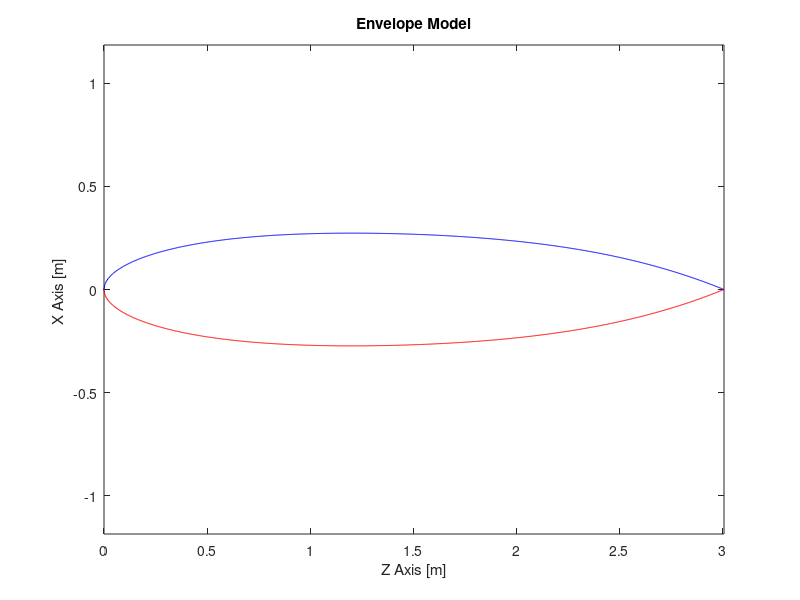

Write the MATLAB code that produced this figure. (Note: this script raises an error after producing the figure.)
%% Author: Jan S. Freyhardt \n,
%% Bachelor Thesis \n,
%% Derivate Calculation
%% email: jan.freyhardt@gmail.com\n

clc
clear
close all



g = 9.81; 

%Atmosparic Conditions
T_0 = 273.15; % Temperature in Kalvin [K]
T_ISA = 288.15; % 15° ISA satandart Temperature in Kalvin 
R_Air = 287.1; % Specific gas constant for dry air [J/(kg*K)]
p_0 = 101325; % Pressure in [Pa]
Rho_0 = p_0/(R_Air*T_0);

L = 3.008310292; % Envelope length in milimeters [mm]
D_max = 0.546965508; % Envelope dimeter in milimeters [mm]
EnvelopeVolume = 0.44532; % in cubicmilimeters [m^3]
M_Envelope = 0.12047; % Mass Envelope in [kg]

% Envelope modelation parameters
a_1 = 1.4;
a_2 = -1.75034722222225;
a_3 = -3.26238425925885;
a_4 = 11.2749131944435;
a_5 = -12.7612847222211;
a_6 = 5.0991030092589;

% Normalize x values between 0 and 1 for positive values
x_normalized_positive = linspace(0, 1, 1000);

% Envelope Equation
EnvelopeEquation_positive = D_max * sqrt(a_1*x_normalized_positive + a_2*x_normalized_positive.^2 + a_3*x_normalized_positive.^3 + a_4*x_normalized_positive.^4 + a_5*x_normalized_positive.^5 + a_6*x_normalized_positive.^6);

% Envelope Figure
figure;
plot(x_normalized_positive * L, real(EnvelopeEquation_positive), 'b', x_normalized_positive * L, -real(EnvelopeEquation_positive), 'r')
xlabel('Z Axis [m]') % Provide appropriate x-axis label
ylabel('X Axis [m] ') % Provide appropriate y-axis label
title('Envelope Model') % Provide a title for the plot

% Set axis equal
axis equal;

% Querschnittsfläche (Profile Cross-sectional Area)
ProfileArea = integral(@(x) (sqrt(a_1*x + a_2*x.^2 + a_3*x.^3 + a_4*x.^4 + a_5*x.^5 + a_6*x.^6)), 0, L);

% Volumenberechnung
% Volumen = integral(@(x) D_max * sqrt(a_1*x_normalized_positive + a_2*x_normalized_positive.^2 + a_3*x_normalized_positive.^3 + a_4*x_normalized_positive.^4 + a_5*x_normalized_positive.^5 + a_6*x_normalized_positive.^6),0,L)^2* pi;

% Volumenschwerpunkt
X_schwerpunkt = integral(@(x) (sqrt(a_1*x + a_2*x.^2 + a_3*x.^3 + a_4*x.^4 + a_5*x.^5 + a_6*x.^6) .* x), 0, L) / (2*ProfileArea);

%disp(['Volumen: ', num2str(Volumen)]);
disp(['Volumenschwerpunkt: ', num2str(X_schwerpunkt)]);


%Parameters Lifftinggas
p_diff = 100; % Temperature differential

R_Gas = 2077.1;
RhoGas_0 = 0.17; 


%Lift
H = 400; % Hight in [m]
p_H = p_0*exp(-(g*H)/(R_Air*T_ISA)); % Pressure at hight in [Pa]
p_Gas = p_H+p_diff; 


M_Lift = (p_H/(R_Air*T_ISA)-p_Gas/(R_Gas*T_ISA)) *EnvelopeVolume; % Lifting mass in [kg]
F_Lift = M_Lift*g; % Envelope lifting force in [N]
M_LiftTotal = M_Lift-M_Envelope; % Total Liftigforce of the Envelope



%Finns
Munkfaktor = 0;
% Electronics

% Derivatives 

m = 20;
% Definiere die Variablen und Funktionen
x = sym('x');
theta = 0; % Der Nickwinkel ist immer gleich null im stationären Flug
D_max = 0.546965508;
Betha = 6 * (pi/180);
a = L/2; % Halbachse
b = sqrt(3/(4*pi*EnvelopeVolume));  % Radius
k_1 = 0.08; % k_1 Munkfaktor
k_2 = 0.86; % k_2 Munkfaktor
k_3 = 0.86; % k_3 Munkfaktor
K_1 = k_1 + 1; 
K_2 = k_2 + 1;
K_3 = (a^2+b^2)/(a^2-b^2);
Eta_k = 1; % fluid koefficient
Eta_f = 1;
Velocity = 21;
Lambda_f = 3;
c_l_alpha0 = (2 * pi * Lambda_f)/(sqrt(Lambda_f^2 + 4 +2));
S_f = 1;
x_f = 1.5;
l_R = 2;
r = D_max * sqrt(a_1*x + a_2*x^2 + a_3*x^3 + a_4*x^4 + a_5*x^5 + a_6*x^6);
A = pi*r^2;


% Definiere die zu integrierenden Funktionen
f = 1/4 * K_1 * (cos(theta)^2 * diff(A, x) - 2 * diff(A, x));
I_uw_z = 1/2 * K_1 * K_2 * cos(theta)^2  *diff(A, x);
I_uq_z = A + K_1 * (K_3-1) * cos(theta)^2 * A + 1/2 * K_1 * (K_3+1) * x * cos(theta)^2 * diff(A, x);
I_uw_m = 1/2 * K_1 * K_2 *(r * sin(theta)*cos(theta) * diff(A, x) + x * cos(theta)^2 * diff(A, x));
I_uq_m = 1/2 * r^2 * diff(A, x) + x * A + 1/2 * K_1 *(K_3-1) * (r^2 * cos(theta)^2 * diff(A, x)+ 2 * x * cos(theta)^2*A)+1/2*K_1*(K_3+1)*(x*r*sin(theta)*cos(theta)*diff(A, x)+x^2*cos(theta)^2*diff(A, x));

% Wandle die symbolischen Funktionen in numerische Funktionen um
numeric_function = matlabFunction(f);
numeric_function1 = matlabFunction(I_uw_z);
numeric_function2 = matlabFunction(I_uq_z);
numeric_function3 = matlabFunction(I_uw_m);
numeric_function4 = matlabFunction(I_uq_m);

% Berechne die Integrale numerisch
Ixpot_numeric = integral(numeric_function, 0, 3);
Ixpot_numeric1 = integral(numeric_function1, 0, 3);
Ixpot_numeric2 = integral(numeric_function2, 0, 3);
Ixpot_numeric3 = integral(numeric_function3, 0, 3);
Ixpot_numeric4 = integral(numeric_function4, 0, 3);

% Zeige die numerischen Ergebnisse an
disp('Das numerische Ergebnis des Integrals ist:');
disp(Ixpot_numeric);
disp('Das numerische Ergebnis von I_uw_z ist:');
disp(Ixpot_numeric1);
disp('Das numerische Ergebnis von I_uq_z ist:');
disp(Ixpot_numeric2);
disp('Das numerische Ergebnis von I_uw_m ist:');
disp(Ixpot_numeric3);
disp('Das numerische Ergebnis von I_uq_m ist:');
disp(Ixpot_numeric4);

c_y_betha = (2*Eta_k*Ixpot_numeric1-Eta_f*c_l_alpha0*S_f)/EnvelopeVolume^(2/3);
disp(c_y_betha);
c_y_r     = (2*Eta_k*Ixpot_numeric2-Eta_f*c_l_alpha0*S_f*x_f)/(EnvelopeVolume^(2/3)*l_R);
disp(c_y_r);
c_n_betha = (2*Eta_k*Ixpot_numeric3-Eta_f*c_l_alpha0*S_f*x_f)/(EnvelopeVolume^(2/3)*l_R);
disp(c_n_betha);
c_n_r     = (2*Eta_k*Ixpot_numeric3-Eta_f*c_l_alpha0*S_f*x_f^2)/(EnvelopeVolume^(2/3)*l_R^2);
disp(c_n_r);

R = ((2*m*x_f)/(Rho_0*EnvelopeVolume*l_R)-c_y_r*x_f+c_n_r*l_R)/(c_y_betha*(x_f/l_R)-c_n_betha)*(1/Betha);









